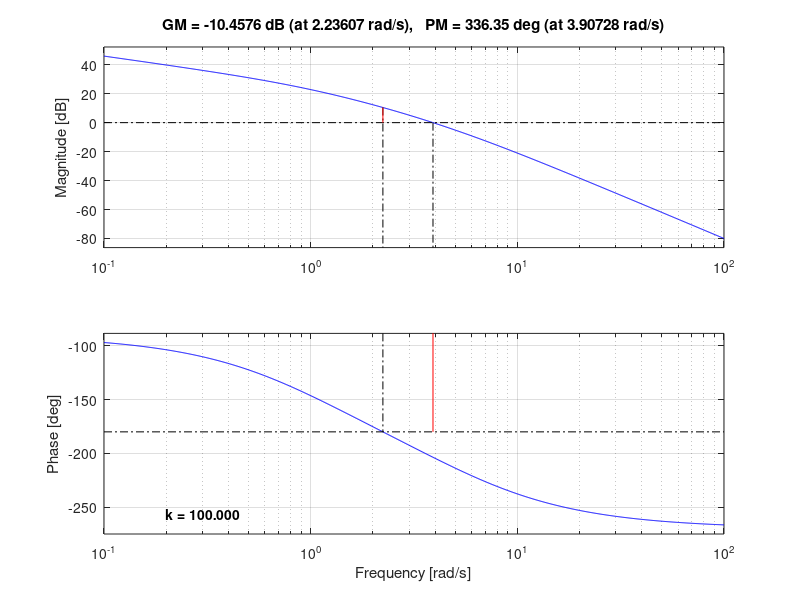

Write the MATLAB code that produced this figure.
clc;
clear;

% Denominator
d = conv(conv([1 1], [1 5]), [1 0]);  % (s+1)(s+5)s

% System gains
k_values = [10, 29.999, 100];

figure;  % Single figure for all subplots

for i = 1:length(k_values)
    k = k_values(i);
    sys = tf(k, d);
    
    subplot(3,2,i);        % 3 rows, 1 column, current plot
    margin(sys);           % Bode plot with margins
    
    % Optional: Label subplot with k value
    text(0.1,0.1,sprintf('k = %.3f',k),'Units','normalized','FontSize',10,'FontWeight','bold');
end
